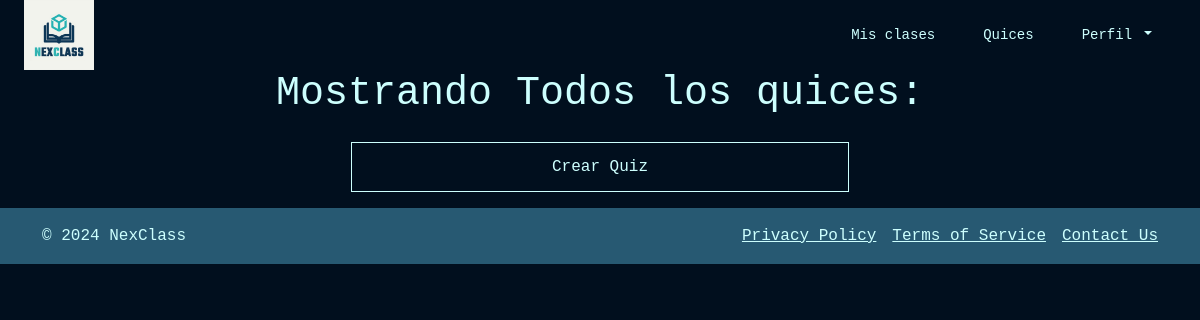
The page /quizzes/ on the database as committed earlier.
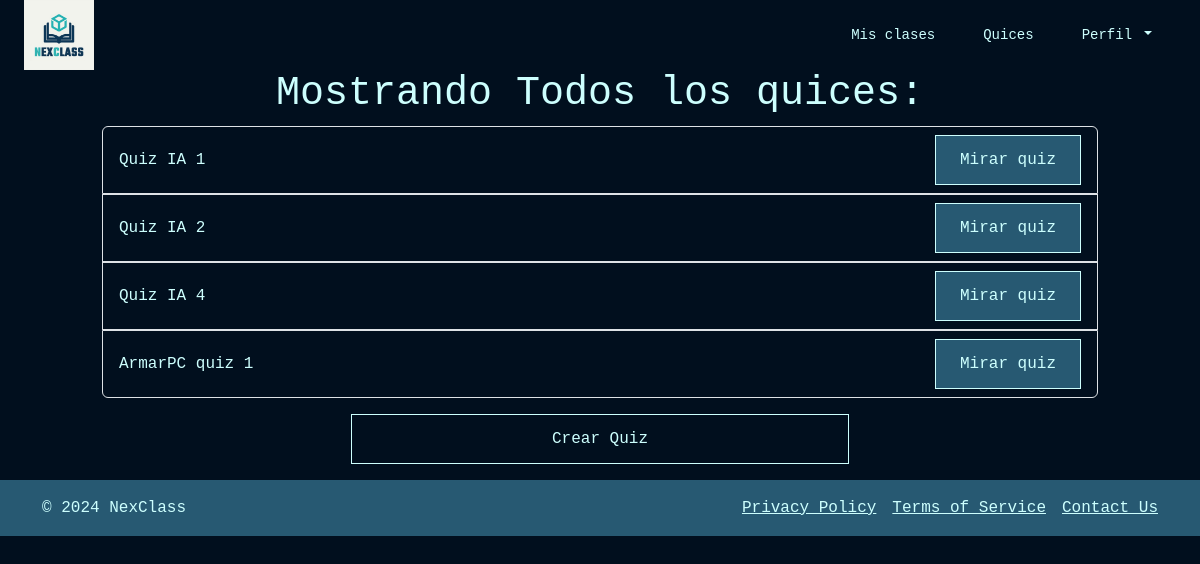
The same page on the database as committed later.
### class_quizzes/models.py (models this page shows)
class Quiz(models.Model):
    class_obj = models.ForeignKey(Class, on_delete=models.CASCADE)
    title = models.CharField(max_length=255)
    description = models.TextField(blank=True)
    created_at = models.DateTimeField(default=timezone.now)

### class_quizzes/views.py (the view)
# urls.py: path('quizzes/', views.quiz_list, name='quiz_list'),
def quiz_list(request, class_id=None):
    titulo = ''
    if class_id:
        class_obj = get_object_or_404(Class, id=class_id)
        quizzes = Quiz.objects.filter(class_obj=class_obj)
        titulo = f'Mostrando quices para la clase: {class_obj.className}'
    else:
        quizzes = Quiz.objects.all()
        titulo = f'Mostrando Todos los quices: '
    return render(request, 'quiz_list.html', {'quizzes': quizzes, 'class_id': class_id, 'titulo': titulo})

### class_quizzes/templates/quiz_list.html
{% extends 'navbarTeacher.html' %}
{% block content %}
<div class="row justify-content-center">
    <div class="col-md-10">
        <h1 class="text-center">{{ titulo }}</h1>
        <ul class="list-group ">
            {% for quiz in quizzes %}
            <li class="list-group-item d-flex justify-content-between align-items-center border bg-transparent text_custom">
                <span>{{ quiz.title }}</span>
                <a href="{% url 'quiz_detail' quiz.id %}" class="btn btn-light button-custom-two">Mirar quiz</a>
            </li>
            {% endfor %}
        </ul>
        {% if class_id %}
            <div class=" d-grid gap-2 col-6 mx-auto m-3">
                <a href="{% url 'create_quiz_with_class' class_id %}" class="btn btn-light button-custom">Crear Quiz para esta clase</a>
            </div>
        {% else %}
            <div class=" d-grid gap-2 col-6 mx-auto m-3">
                <a href="{% url 'create_quiz' %}" class="btn btn-light button-custom">Crear Quiz</a>
            </div>
        {% endif %}
    </div>
</div>
{% endblock %}

Rows that differ between the two databases and show on the page:
added Quiz: title "Quiz IA 1"
added Quiz: title "Quiz IA 2"
added Quiz: title "Quiz IA 4"
added Quiz: title "ArmarPC quiz 1"
